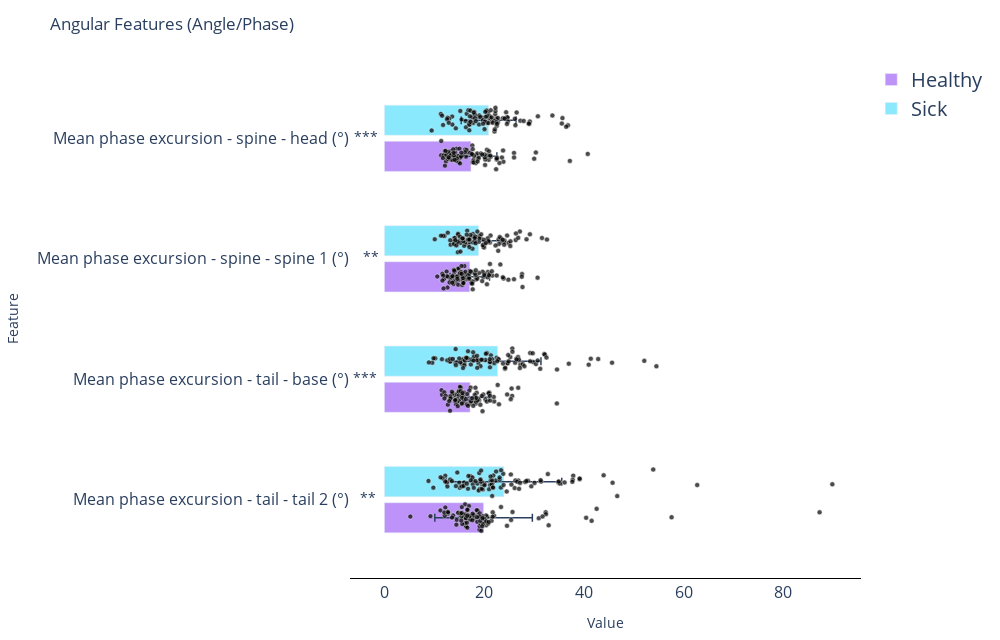

This figure's notebook cell:
### Code cell
## Test for equal variance using Levene's test
from scipy.stats import levene
# Perform Levene's test for the two distributions
levene_results = {}
for feature in foresteps_features_to_check + features_to_check_against_during:
    if feature in healthy_forelimb_mean_features.columns and feature in sick_forelimb_mean_features.columns:
        healthy_values = healthy_forelimb_mean_features[feature].dropna().values
        sick_values = sick_forelimb_mean_features[feature].dropna().values
        if len(healthy_values) > 0 and len(sick_values) > 0:
            stat, p_value = levene(healthy_values, sick_values)
            levene_results[feature] = {'statistic': stat, 'p-value': p_value}

# Convert results to DataFrame for better readability
levene_df = pd.DataFrame(levene_results).T
levene_df = levene_df.reset_index().rename(columns={'index': 'Feature'})
levene_df['Significant'] = levene_df['p-value'] < 0.05  # Mark significant results, which indicates unequal variance
print(levene_df)

foresteps_features_to_check_new = ('Mean phase excursion - spine - head (°)', 'Mean phase excursion - spine - spine 1 (°)','Mean phase excursion - tail - base (°)', 'Mean phase excursion - tail - tail 2 (°)')
## Perform t-test of healthy vs sick based on forelimb
t_test_results = defaultdict(dict)
total_features = foresteps_features_to_check_new
for feature in total_features:
    if feature in healthy_forelimb_mean_features.columns and feature in sick_forelimb_mean_features.columns:
        healthy_values = healthy_forelimb_mean_features[feature].dropna().values
        sick_values = sick_forelimb_mean_features[feature].dropna().values
        if len(healthy_values) > 0 and len(sick_values) > 0:
            healthy_mice_nbr = healthy_forelimb_mean_features['Mouse'].nunique()
            sick_mice_nbr = sick_forelimb_mean_features['Mouse'].nunique()
            healthy_weights = np.ones_like(healthy_values) / healthy_mice_nbr
            sick_weights = np.ones_like(sick_values) / sick_mice_nbr

            # Perform circular mean if 'angle' or 'phase' is in the feature name
            if 'angle' in feature.lower() or 'phase' in feature.lower():
                healthy_mean = get_circular_mean(np.deg2rad(healthy_values), weights=healthy_weights)
                healthy_std = get_circular_std(np.deg2rad(healthy_values), weights=healthy_weights)
                sick_mean = get_circular_mean(np.deg2rad(sick_values), weights=sick_weights)
                sick_std = get_circular_std(np.deg2rad(sick_values), weights=sick_weights)
            else:
                healthy_mean = np.average(healthy_values, weights=healthy_weights)
                healthy_std = np.std(healthy_values, ddof=1)
                sick_mean = np.average(sick_values, weights=sick_weights)
                sick_std = np.std(sick_values, ddof=1)

            t_stat, p_value = ttest_ind_from_stats(
                mean1=healthy_mean,
                std1=healthy_std,
                nobs1=len(healthy_values),
                mean2=sick_mean,
                std2=sick_std,
                nobs2=len(sick_values),
                equal_var=False  # Welch's t-test
            )
            t_test_results[feature]['healthy_mean'] = healthy_mean
            t_test_results[feature]['sick_mean'] = sick_mean
            t_test_results[feature]['healthy_std'] = healthy_std
            t_test_results[feature]['sick_std'] = sick_std
            t_test_results[feature]['t-statistic'] = t_stat
            t_test_results[feature]['p-value'] = p_value

# Convert results to DataFrame for better readability
t_test_df = pd.DataFrame(t_test_results).T
t_test_df = t_test_df.reset_index().rename(columns={'index': 'Feature'})
t_test_df['Significant'] = t_test_df['p-value'] < 0.05  # Mark significant results, which indicates a significant difference between healthy and sick mice
print(f"Number of healthy mice: {len(healthy_forelimb_mean_features)}")
print(f"Number of sick mice: {len(sick_forelimb_mean_features)}")
print(t_test_df)
# Plot the t-test results
# plot_ttest_results_grid(t_test_df, healthy_forelimb_mean_features, sick_forelimb_mean_features, cols=3, filepath=None)#os.path.join(FIGURES_DIR, 'Validation', 'Healthy_vs_SCI_Forelimb_Steps_vs_Hindlimb.svg'))
plot_prism_bar_scatter(t_test_df, healthy_forelimb_mean_features, sick_forelimb_mean_features, show_significance=True, filepath=os.path.join(FIGURES_DIR, 'Validation', 'Healthy_vs_SCI_Forelimb_Steps_vs_Other'))

### Figure 1 — Plotly figure (JSON) as saved in the notebook; plotly's stock layout.template omitted (floating-point values rounded to 4 significant figures)
{"data": [{"error_x": {"array": [5.189], "thickness": 1.5, "type": "data"}, "marker": {"color": "#bd93f9"}, "name": "Healthy", "orientation": "h", "showlegend": true, "type": "bar", "width": 0.25, "x": [17.37], "y": [-0.15]}, {"error_x": {"array": [5.491], "thickness": 1.5, "type": "data"}, "marker": {"color": "#8be9fd"}, "name": "Sick", "orientation": "h", "showlegend": true, "type": "bar", "width": 0.25, "x": [20.9], "y": [0.15]}, {"marker": {"color": "black", "line": {"color": "white", "width": 0.5}, "opacity": 0.7, "size": 5}, "mode": "markers", "showlegend": false, "type": "scatter", "x": [18.47, 13.38, 23.8, 16.77, 12.87, 16.35, 16.2, 12.1, 20.23, 11.37, 20.19, 12.75, 16.48, 17.22, 14.49, 12.39, 18.02, 15.67, 18.31, 13.8, 12.34, 20.91, 14.51, 17.89, 22.41, 18.61, 13.75, 21.3, 15.05, 14.23, 12.41, 15.07, 13.32, 30.38, 20.77, 14.69, 12.55, 11.9, 12.76, 12.98, 13.58, 13.85, 15.15, 17.69, 13.04, 14.19, 14.93, 22.57, 23.87, 16.14, 15.16, 23.07, 20.24, 17.87, 21.22, 17.64, 20.14, 15.37, 17.99, 11.4, 15.43, 17.71, 14.44, 40.79, 23.57, 22.52, 12.43, 17.68, 30.04, 13.25, 20.56, 19.36, 17.51, 22.54, 20.11, 17.9, 25.99, 14.53, 12.77, 26.01, 18.73, 18.92, 37.2, 11.72, 12.14, 13.26, 19.61, 12.88, 13.96, 13.81, 18.68, 14.08, 13.89, 12.26, 20.98], "y": [-0.1408, -0.1744, -0.1008, -0.1179, -0.1347, -0.1527, -0.09348, -0.1053, -0.1585, -0.141, -0.2212, -0.1304, -0.09761, -0.1193, -0.08662, -0.1434, -0.1449, -0.1406, -0.205, -0.1243, -0.1922, -0.178, -0.1759, -0.1427, -0.2564, -0.1252, -0.1768, -0.1539, -0.08628, -0.1475, -0.1593, -0.1464, -0.1077, -0.1174, -0.1419, -0.1464, -0.1298, -0.1412, -0.1733, -0.1359, -0.1803, -0.1473, -0.1628, -0.1959, -0.1625, -0.1191, -0.1998, -0.1591, -0.1945, -0.115, -0.2082, -0.2053, -0.1763, -0.1789, -0.1433, -0.0593, -0.1573, -0.152, -0.1446, -0.02218, -0.119, -0.09033, -0.1863, -0.1295, -0.1595, -0.1762, -0.1377, -0.1352, -0.1693, -0.1257, -0.09576, -0.1254, -0.1295, -0.1662, -0.1345, -0.2006, -0.1212, -0.1661, -0.1126, -0.159, -0.17, -0.1641, -0.1874, -0.164, -0.227, -0.1416, -0.1337, -0.1584, -0.1433, -0.09164, -0.192, -0.1788, -0.1209, -0.1045, -0.1066]}, {"marker": {"color": "black", "line": {"color": "white", "width": 0.5}, "opacity": 0.7, "size": 5}, "mode": "markers", "showlegend": false, "type": "scatter", "x": [19.63, 16.5, 20.39, 26.53, 36.81, 17.74, 17.8, 20.21, 18.8, 29.16, 18.98, 13.58, 20.75, 19.04, 17.03, 17.61, 22.75, 18.04, 24.35, 17.14, 24.57, 21.15, 20.08, 29.02, 21.02, 27.27, 16.84, 33.7, 24.41, 21.23, 13.0, 19.25, 20.72, 21.01, 27.94, 22.41, 17.25, 22.22, 16.36, 21.58, 15.48, 18.15, 22.46, 16.29, 22.78, 22.54, 11.77, 23.78, 22.27, 35.71, 21.96, 21.51, 35.58, 36.46, 15.22, 20.59, 28.98, 19.76, 20.56, 16.99, 24.7, 21.33, 26.28, 22.09, 22.27, 13.63, 22.15, 20.18, 26.17, 14.32, 20.48, 19.78, 20.87, 9.47, 12.67, 24.75, 11.32, 20.36, 12.57, 24.12, 24.58, 21.73, 30.78, 18.18, 17.03, 20.23, 17.9, 11.58, 17.25, 12.9, 17.03, 22.45, 22.58, 18.35], "y": [0.1714, 0.2033, 0.1327, 0.2144, 0.1074, 0.1802, 0.1272, 0.1387, 0.1772, 0.1394, 0.1147, 0.18, 0.2158, 0.1902, 0.1125, 0.174, 0.1332, 0.2186, 0.1628, 0.1825, 0.1749, 0.1787, 0.07615, 0.1191, 0.1688, 0.1466, 0.233, 0.1893, 0.2163, 0.1675, 0.1633, 0.1764, 0.2136, 0.1865, 0.1439, 0.1671, 0.2299, 0.1993, 0.09133, 0.1384, 0.1566, 0.1958, 0.1576, 0.1438, 0.1692, 0.1038, 0.1109, 0.1673, 0.2261, 0.1675, 0.144, 0.1737, 0.1227, 0.09593, 0.2272, 0.1866, 0.1227, 0.1502, 0.1286, 0.1282, 0.1728, 0.2329, 0.109, 0.05642, 0.2536, 0.1137, 0.07421, 0.1398, 0.1621, 0.08278, 0.2301, 0.1205, 0.1262, 0.06498, 0.1716, 0.1403, 0.2022, 0.1781, 0.1587, 0.1634, 0.1189, 0.1294, 0.1826, 0.1668, 0.1141, 0.2195, 0.2135, 0.1878, 0.1371, 0.1289, 0.0663, 0.1328, 0.12, 0.142]}, {"mode": "text", "showlegend": false, "text": ["***"], "textfont": {"size": 14}, "textposition": "middle left", "type": "scatter", "x": [-1.319], "y": [0]}, {"error_x": {"array": [3.962], "thickness": 1.5, "type": "data"}, "marker": {"color": "#bd93f9"}, "orientation": "h", "showlegend": false, "type": "bar", "width": 0.25, "x": [17.12], "y": [-1.15]}, {"error_x": {"array": [4.567], "thickness": 1.5, "type": "data"}, "marker": {"color": "#8be9fd"}, "orientation": "h", "showlegend": false, "type": "bar", "width": 0.25, "x": [18.9], "y": [-0.85]}, {"marker": {"color": "black", "line": {"color": "white", "width": 0.5}, "opacity": 0.7, "size": 5}, "mode": "markers", "showlegend": false, "type": "scatter", "x": [18.54, 14.36, 23.25, 15.49, 15.93, 25.99, 21.62, 15.16, 20.75, 18.3, 27.6, 14.86, 21.09, 27.7, 17.71, 18.62, 17.71, 24.87, 16.96, 14.95, 16.04, 13.87, 17.59, 19.86, 21.55, 20.09, 12.64, 23.9, 17.68, 15.81, 20.67, 19.61, 16.34, 30.72, 19.7, 18.31, 15.91, 16.47, 14.2, 14.81, 18.97, 13.93, 17.45, 22.52, 20.98, 15.73, 12.47, 16.33, 15.64, 16.73, 14.71, 14.8, 11.99, 14.49, 20.56, 17.02, 17.6, 11.86, 15.6, 15.15, 13.93, 13.77, 13.78, 20.04, 23.76, 13.24, 12.77, 11.63, 15.38, 16.98, 15.78, 13.37, 15.46, 17.09, 14.0, 15.77, 21.17, 16.24, 12.57, 18.17, 10.6, 17.03, 27.55, 11.79, 13.66, 14.6, 18.32, 15.86, 15.13, 15.49, 13.06, 17.3, 14.63, 13.62, 11.64], "y": [-1.151, -1.189, -1.047, -1.149, -1.119, -1.17, -1.14, -1.142, -1.11, -1.172, -1.127, -1.086, -1.125, -1.235, -1.189, -1.166, -1.254, -1.174, -1.166, -1.173, -1.06, -1.21, -1.189, -1.151, -1.104, -1.124, -1.239, -1.164, -1.112, -1.182, -1.154, -1.186, -1.172, -1.157, -1.108, -1.137, -1.121, -1.157, -1.1, -1.081, -1.118, -1.128, -1.201, -1.139, -1.137, -1.182, -1.106, -1.137, -1.147, -1.132, -1.148, -1.215, -1.165, -1.153, -1.212, -1.168, -1.207, -1.246, -1.217, -1.115, -1.09, -1.181, -1.149, -1.136, -1.154, -1.165, -1.15, -1.125, -1.11, -1.159, -1.201, -1.151, -1.06, -1.101, -1.099, -1.161, -1.043, -1.108, -1.145, -1.125, -1.147, -1.126, -1.149, -1.139, -1.144, -1.146, -1.096, -1.202, -1.122, -1.125, -1.196, -1.106, -1.167, -1.198, -1.181]}, {"marker": {"color": "black", "line": {"color": "white", "width": 0.5}, "opacity": 0.7, "size": 5}, "mode": "markers", "showlegend": false, "type": "scatter", "x": [16.78, 14.67, 16.6, 22.82, 31.61, 23.35, 20.06, 16.19, 15.99, 22.91, 23.44, 16.22, 17.66, 17.77, 13.99, 14.95, 21.17, 14.13, 22.93, 20.71, 19.25, 13.88, 13.29, 26.34, 24.1, 24.87, 14.01, 25.28, 25.26, 16.73, 14.77, 24.0, 23.13, 24.02, 32.6, 18.96, 17.06, 27.17, 13.96, 26.38, 15.91, 29.18, 21.29, 26.84, 23.72, 20.68, 17.12, 15.29, 18.07, 20.0, 17.83, 18.98, 28.5, 20.72, 12.05, 18.11, 18.32, 17.77, 20.95, 17.23, 14.78, 14.43, 14.72, 15.71, 19.06, 11.78, 19.92, 16.87, 19.89, 20.87, 15.84, 14.69, 13.2, 10.1, 17.05, 19.74, 12.71, 22.29, 15.78, 14.24, 20.33, 18.29, 24.61, 16.51, 18.2, 15.17, 19.41, 11.34, 15.64, 16.81, 18.11, 15.25, 17.06, 18.65], "y": [-0.8839, -0.8711, -0.7676, -0.9344, -0.8274, -0.857, -0.8789, -0.8733, -0.8926, -0.8386, -0.8329, -0.8627, -0.9158, -0.7946, -0.8287, -0.8517, -0.8648, -0.8272, -0.8784, -0.8542, -0.8244, -0.8563, -0.8828, -0.8449, -0.8486, -0.8681, -0.8758, -0.8551, -0.8941, -0.8408, -0.8017, -0.8613, -0.82, -0.8833, -0.8405, -0.8596, -0.8219, -0.7737, -0.8774, -0.7899, -0.8434, -0.797, -0.8072, -0.8263, -0.8422, -0.849, -0.8628, -0.8678, -0.8219, -0.9074, -0.8648, -0.8113, -0.8388, -0.8306, -0.8111, -0.8558, -0.821, -0.8123, -0.8599, -0.8019, -0.7931, -0.8892, -0.9454, -0.8332, -0.831, -0.8096, -0.842, -0.8394, -0.8994, -0.8532, -0.8546, -0.8599, -0.8463, -0.838, -0.9035, -0.8865, -0.7831, -0.8893, -0.8299, -0.8462, -0.87, -0.8716, -0.807, -0.7998, -0.8151, -0.8165, -0.7968, -0.8081, -0.8311, -0.842, -0.8287, -0.9404, -0.8402, -0.7742]}, {"mode": "text", "showlegend": false, "text": ["**"], "textfont": {"size": 14}, "textposition": "middle left", "type": "scatter", "x": [-1.173], "y": [-1]}, {"error_x": {"array": [3.781], "thickness": 1.5, "type": "data"}, "marker": {"color": "#bd93f9"}, "orientation": "h", "showlegend": false, "type": "bar", "width": 0.25, "x": [17.19], "y": [-2.15]}, {"error_x": {"array": [8.695], "thickness": 1.5, "type": "data"}, "marker": {"color": "#8be9fd"}, "orientation": "h", "showlegend": false, "type": "bar", "width": 0.25, "x": [22.7], "y": [-1.85]}, {"marker": {"color": "black", "line": {"color": "white", "width": 0.5}, "opacity": 0.7, "size": 5}, "mode": "markers", "showlegend": false, "type": "scatter", "x": [21.06, 18.08, 14.73, 18.97, 22.02, 17.72, 17.11, 18.37, 13.8, 34.59, 18.43, 17.3, 22.98, 21.03, 20.89, 14.17, 18.13, 17.21, 15.96, 17.82, 11.54, 15.19, 14.49, 18.51, 21.94, 18.42, 14.78, 25.62, 15.21, 20.26, 18.33, 18.35, 17.39, 19.85, 18.34, 18.84, 26.84, 14.91, 15.34, 14.97, 15.03, 15.2, 13.17, 15.63, 11.45, 15.92, 14.63, 19.25, 13.61, 16.02, 14.91, 14.36, 15.9, 14.57, 19.53, 13.13, 25.51, 15.92, 15.6, 24.62, 16.51, 22.72, 13.25, 18.11, 15.59, 14.91, 14.32, 13.19, 17.05, 13.28, 18.61, 20.55, 12.71, 16.61, 15.15, 21.2, 14.71, 18.26, 18.38, 12.02, 13.54, 15.29, 19.68, 12.27, 12.99, 16.35, 15.66, 21.16, 17.59, 14.13, 25.34, 14.22, 16.76, 12.04, 15.53], "y": [-2.122, -2.198, -2.18, -2.175, -2.184, -2.176, -2.176, -2.202, -2.115, -2.2, -2.186, -2.07, -2.208, -2.111, -2.117, -2.132, -2.149, -2.201, -2.111, -2.221, -2.128, -2.168, -2.124, -2.113, -2.147, -2.164, -2.116, -2.138, -2.114, -2.167, -2.146, -2.187, -2.183, -2.127, -2.157, -2.165, -2.071, -2.135, -2.068, -2.094, -2.104, -2.185, -2.261, -2.195, -2.091, -2.164, -2.163, -2.212, -2.121, -2.146, -2.178, -2.172, -2.149, -2.19, -2.138, -2.167, -2.077, -2.182, -2.134, -2.126, -2.21, -2.047, -2.152, -2.13, -2.155, -2.101, -2.206, -2.142, -2.094, -2.16, -2.176, -2.185, -2.211, -2.123, -2.063, -2.177, -2.224, -2.07, -2.155, -2.109, -2.103, -2.098, -2.265, -2.136, -2.182, -2.165, -2.115, -2.138, -2.157, -2.179, -2.165, -2.172, -2.221, -2.16, -2.203]}, {"marker": {"color": "black", "line": {"color": "white", "width": 0.5}, "opacity": 0.7, "size": 5}, "mode": "markers", "showlegend": false, "type": "scatter", "x": [9.607, 15.82, 16.77, 17.42, 16.02, 8.916, 18.23, 18.6, 26.47, 15.54, 29.24, 34.62, 11.54, 25.25, 13.08, 14.55, 18.86, 20.23, 31.25, 42.88, 29.84, 18.55, 16.05, 19.61, 12.61, 52.13, 24.18, 21.35, 16.22, 21.12, 17.34, 27.28, 13.23, 27.75, 28.08, 26.96, 17.97, 24.82, 15.77, 14.29, 30.4, 30.74, 19.42, 13.17, 25.66, 45.66, 36.99, 15.22, 24.71, 54.55, 22.5, 24.69, 17.8, 41.39, 15.01, 24.22, 22.78, 22.9, 26.81, 26.23, 24.92, 17.87, 15.76, 20.55, 27.17, 21.62, 29.75, 19.28, 21.15, 22.02, 32.05, 20.35, 40.97, 32.17, 23.79, 21.17, 18.62, 16.34, 10.2, 14.34, 16.14, 13.66, 26.93, 18.58, 9.85, 21.18, 32.51, 21.13, 22.63, 26.53, 16.69, 25.68, 29.23, 16.44], "y": [-1.863, -1.841, -1.768, -1.835, -1.866, -1.86, -1.83, -1.835, -1.829, -1.873, -1.782, -1.919, -1.834, -1.816, -1.852, -1.86, -1.864, -1.839, -1.913, -1.832, -1.857, -1.841, -1.883, -1.839, -1.843, -1.848, -1.912, -1.802, -1.83, -1.851, -1.878, -1.88, -1.853, -1.874, -1.892, -1.844, -1.81, -1.799, -1.835, -1.75, -1.875, -1.845, -1.838, -1.831, -1.745, -1.863, -1.871, -1.86, -1.866, -1.892, -1.822, -1.867, -1.776, -1.829, -1.827, -1.904, -1.834, -1.834, -1.816, -1.863, -1.851, -1.845, -1.907, -1.783, -1.907, -1.834, -1.784, -1.891, -1.858, -1.866, -1.792, -1.789, -1.879, -1.794, -1.87, -1.901, -1.905, -1.824, -1.827, -1.883, -1.844, -1.832, -1.835, -1.806, -1.826, -1.857, -1.82, -1.833, -1.851, -1.835, -1.826, -1.772, -1.852, -1.822]}, {"mode": "text", "showlegend": false, "text": ["***"], "textfont": {"size": 14}, "textposition": "middle left", "type": "scatter", "x": [-1.57], "y": [-2]}, {"error_x": {"array": [9.781], "thickness": 1.5, "type": "data"}, "marker": {"color": "#bd93f9"}, "orientation": "h", "showlegend": false, "type": "bar", "width": 0.25, "x": [19.89], "y": [-3.15]}, {"error_x": {"array": [11.6], "thickness": 1.5, "type": "data"}, "marker": {"color": "#8be9fd"}, "orientation": "h", "showlegend": false, "type": "bar", "width": 0.25, "x": [23.96], "y": [-2.85]}, {"marker": {"color": "black", "line": {"color": "white", "width": 0.5}, "opacity": 0.7, "size": 5}, "mode": "markers", "showlegend": false, "type": "scatter", "x": [18.97, 16.47, 17.07, 19.06, 20.17, 19.08, 15.79, 18.69, 12.72, 5.198, 21.99, 16.34, 9.236, 40.46, 18.83, 16.77, 19.27, 57.6, 19.43, 18.52, 16.15, 15.58, 17.4, 20.63, 25.41, 23.39, 16.4, 87.29, 16.64, 20.41, 19.11, 19.67, 20.38, 30.96, 16.3, 20.25, 25.7, 16.18, 19.81, 17.36, 17.92, 20.8, 15.88, 19.71, 15.48, 17.22, 18.62, 32.35, 17.84, 24.59, 15.17, 16.15, 21.72, 20.02, 20.43, 14.85, 11.23, 14.5, 16.53, 32.39, 17.93, 42.57, 12.09, 21.49, 16.96, 16.68, 15.61, 17.1, 19.11, 16.63, 41.57, 32.94, 14.43, 16.35, 12.22, 17.62, 19.62, 13.79, 19.22, 17.7, 14.8, 12.71, 15.25, 12.02, 15.41, 13.56, 18.57, 20.91, 19.67, 15.53, 31.72, 12.76, 15.5, 21.69, 16.6], "y": [-3.145, -3.113, -3.163, -3.249, -3.172, -3.22, -3.129, -3.09, -3.116, -3.14, -3.133, -3.223, -3.137, -3.15, -3.124, -3.126, -3.201, -3.146, -3.258, -3.087, -3.122, -3.146, -3.135, -3.142, -3.168, -3.061, -3.22, -3.105, -3.232, -3.213, -3.113, -3.192, -3.13, -3.154, -3.158, -3.17, -3.102, -3.039, -3.201, -3.15, -3.154, -3.197, -3.123, -3.137, -3.137, -3.165, -3.183, -3.105, -3.135, -3.217, -3.124, -3.195, -3.104, -3.157, -3.181, -3.108, -3.089, -3.168, -3.191, -3.121, -3.129, -3.076, -3.133, -3.175, -3.053, -3.082, -3.202, -3.136, -3.139, -3.084, -3.176, -3.213, -3.207, -3.153, -3.065, -3.171, -3.221, -3.131, -3.176, -3.116, -3.109, -3.099, -3.113, -3.106, -3.173, -3.148, -3.145, -3.184, -3.153, -3.062, -3.139, -3.104, -3.111, -3.141, -3.134]}, {"marker": {"color": "black", "line": {"color": "white", "width": 0.5}, "opacity": 0.7, "size": 5}, "mode": "markers", "showlegend": false, "type": "scatter", "x": [12.2, 19.6, 20.08, 17.72, 17.27, 11.67, 21.64, 22.3, 28.25, 14.62, 28.79, 34.87, 8.839, 23.11, 12.54, 17.66, 17.74, 36.14, 26.86, 37.87, 35.17, 19.23, 15.11, 15.01, 19.1, 89.84, 21.85, 15.99, 23.84, 26.13, 19.59, 21.32, 15.41, 18.65, 26.28, 37.77, 16.77, 21.19, 12.64, 19.32, 32.78, 23.1, 21.0, 19.71, 26.65, 45.77, 39.16, 15.57, 15.89, 62.74, 28.47, 21.5, 21.59, 39.17, 17.93, 31.42, 22.4, 18.9, 21.61, 19.02, 29.47, 19.39, 17.34, 23.36, 37.7, 27.21, 43.97, 14.34, 21.76, 19.51, 31.33, 25.48, 53.92, 23.9, 20.06, 27.01, 23.4, 11.27, 12.52, 12.2, 16.84, 13.2, 21.29, 13.54, 9.818, 16.53, 30.11, 19.27, 25.36, 24.52, 21.78, 34.96, 18.27, 46.7], "y": [-2.801, -2.871, -2.869, -2.835, -2.805, -2.823, -2.864, -2.841, -2.854, -2.774, -2.842, -2.855, -2.844, -2.833, -2.861, -2.815, -2.871, -2.856, -2.842, -2.8, -2.866, -2.841, -2.901, -2.859, -2.911, -2.872, -2.799, -2.857, -2.785, -2.903, -2.853, -2.841, -2.891, -2.866, -2.841, -2.835, -2.909, -2.878, -2.89, -2.85, -2.787, -2.815, -2.913, -2.915, -2.851, -2.859, -2.831, -2.889, -2.886, -2.878, -2.845, -2.874, -2.839, -2.825, -2.901, -2.85, -2.766, -2.923, -2.969, -2.779, -2.889, -2.758, -2.838, -2.9, -2.852, -2.86, -2.798, -2.887, -2.9, -2.91, -2.838, -2.875, -2.75, -2.878, -2.881, -2.91, -2.755, -2.814, -2.854, -2.849, -2.803, -2.833, -2.808, -2.845, -2.9, -2.867, -2.861, -2.832, -2.791, -2.932, -2.898, -2.848, -2.846, -2.97]}, {"mode": "text", "showlegend": false, "text": ["**"], "textfont": {"size": 14}, "textposition": "middle left", "type": "scatter", "x": [-1.778], "y": [-3]}], "layout": {"barmode": "overlay", "height": 640, "legend": {"font": {"size": 20}}, "margin": {"b": 60, "l": 160, "r": 40, "t": 60}, "plot_bgcolor": "white", "title": {"text": "Angular Features (Angle/Phase)"}, "width": 1000, "xaxis": {"linecolor": "black", "linewidth": 1, "showline": true, "tickfont": {"size": 16}, "title": {"text": "Value"}}, "yaxis": {"showgrid": false, "showline": false, "tickfont": {"size": 16}, "tickmode": "array", "ticktext": ["Mean phase excursion - spine - head (°)", "Mean phase excursion - spine - spine 1 (°)", "Mean phase excursion - tail - base (°)", "Mean phase excursion - tail - tail 2 (°)"], "tickvals": [0, -1, -2, -3], "title": {"text": "Feature"}}}}
